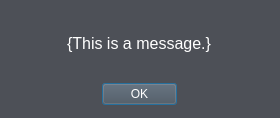
<?xml version="1.0" encoding="UTF-8"?>
<ui version="4.0">
    <class>Dialog</class>
    <widget class="QDialog" name="Dialog">
        <property name="geometry">
            <rect>
                <x>0</x>
                <y>0</y>
                <width>280</width>
                <height>118</height>
            </rect>
        </property>
        <property name="windowTitle">
            <string>PlagDef</string>
        </property>
        <property name="windowIcon">
            <iconset resource="../res/resources.qrc">
                <normaloff>:/icon.ico</normaloff>:/icon.ico
            </iconset>
        </property>
        <property name="styleSheet">
            <string notr="true">background-color: rgb(77, 80, 87);</string>
        </property>
        <layout class="QVBoxLayout" name="verticalLayout">
            <item alignment="Qt::AlignHCenter|Qt::AlignVCenter">
                <widget class="QLabel" name="msg_label">
                    <property name="styleSheet">
                        <string notr="true">color: rgb(255, 255, 255);
                            font-size: 12pt;
                        </string>
                    </property>
                    <property name="text">
                        <string>{This is a message.}</string>
                    </property>
                </widget>
            </item>
            <item alignment="Qt::AlignHCenter">
                <widget class="QDialogButtonBox" name="ok_button_box">
                    <property name="minimumSize">
                        <size>
                            <width>75</width>
                            <height>25</height>
                        </size>
                    </property>
                    <property name="maximumSize">
                        <size>
                            <width>75</width>
                            <height>25</height>
                        </size>
                    </property>
                    <property name="styleSheet">
                        <string notr="true">color: rgb(255, 255, 255);</string>
                    </property>
                    <property name="orientation">
                        <enum>Qt::Horizontal</enum>
                    </property>
                    <property name="standardButtons">
                        <set>QDialogButtonBox::Ok</set>
                    </property>
                </widget>
            </item>
        </layout>
    </widget>
    <resources>
        <include location="../res/resources.qrc"/>
    </resources>
    <connections>
        <connection>
            <sender>ok_button_box</sender>
            <signal>accepted()</signal>
            <receiver>Dialog</receiver>
            <slot>accept()</slot>
            <hints>
                <hint type="sourcelabel">
                    <x>248</x>
                    <y>254</y>
                </hint>
                <hint type="destinationlabel">
                    <x>157</x>
                    <y>274</y>
                </hint>
            </hints>
        </connection>
        <connection>
            <sender>ok_button_box</sender>
            <signal>rejected()</signal>
            <receiver>Dialog</receiver>
            <slot>reject()</slot>
            <hints>
                <hint type="sourcelabel">
                    <x>316</x>
                    <y>260</y>
                </hint>
                <hint type="destinationlabel">
                    <x>286</x>
                    <y>274</y>
                </hint>
            </hints>
        </connection>
    </connections>
</ui>
